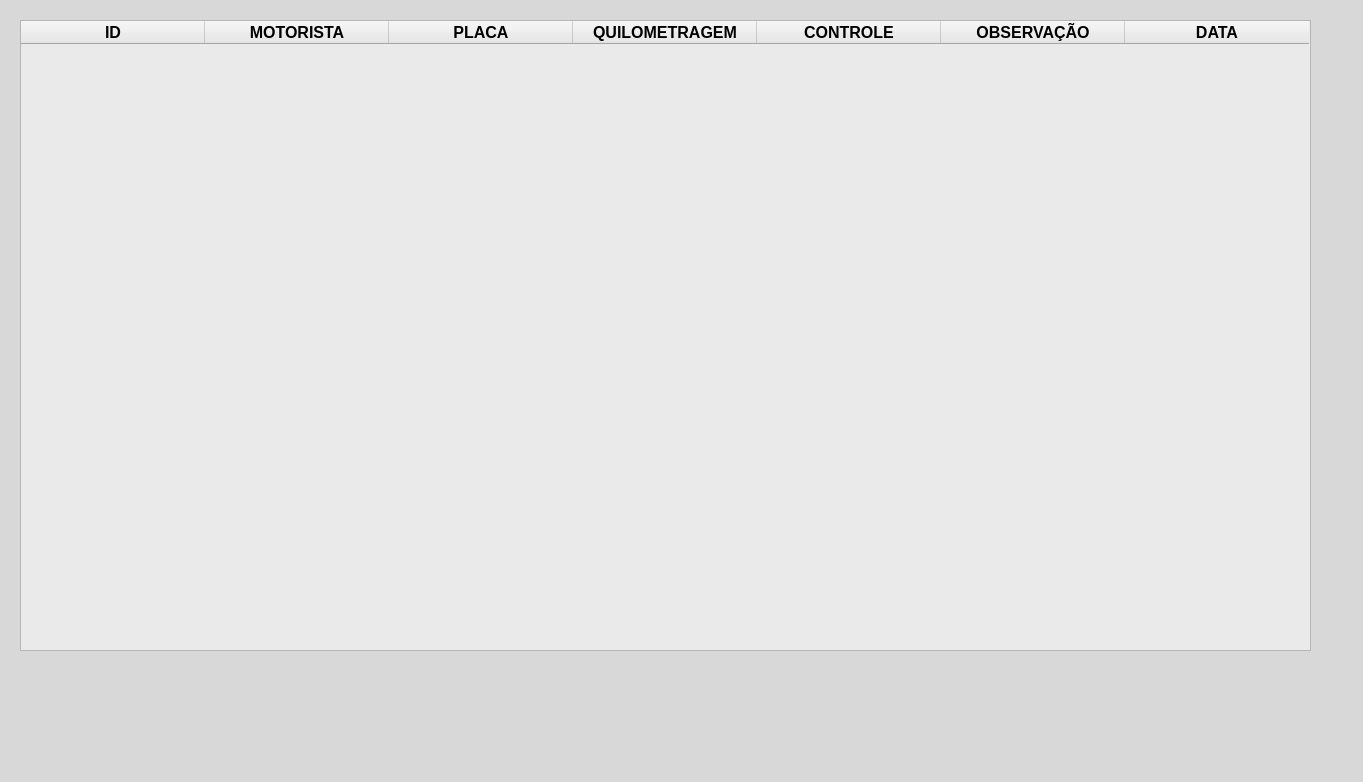
<?xml version="1.0" encoding="UTF-8"?>
<ui version="4.0">
 <class>MainWindow</class>
 <widget class="QMainWindow" name="MainWindow">
  <property name="geometry">
   <rect>
    <x>0</x>
    <y>0</y>
    <width>1363</width>
    <height>782</height>
   </rect>
  </property>
  <property name="windowTitle">
   <string>MainWindow</string>
  </property>
  <property name="styleSheet">
   <string notr="true">background-color: qlineargradient(spread:pad, x1:0, y1:0, x2:1, y2:0, stop:0 rgba(99, 94, 79, 255), stop:1 rgba(255, 255, 255, 255));
background-color: rgb(216, 216, 216);</string>
  </property>
  <widget class="QWidget" name="centralwidget">
   <widget class="QTableWidget" name="tableWidget">
    <property name="geometry">
     <rect>
      <x>20</x>
      <y>20</y>
      <width>1291</width>
      <height>631</height>
     </rect>
    </property>
    <property name="minimumSize">
     <size>
      <width>1291</width>
      <height>631</height>
     </size>
    </property>
    <property name="font">
     <font>
      <pointsize>10</pointsize>
      <weight>50</weight>
      <bold>false</bold>
     </font>
    </property>
    <property name="layoutDirection">
     <enum>Qt::LeftToRight</enum>
    </property>
    <property name="styleSheet">
     <string notr="true">background-color: rgb(234, 234, 234);</string>
    </property>
    <property name="showGrid">
     <bool>false</bool>
    </property>
    <attribute name="horizontalHeaderVisible">
     <bool>true</bool>
    </attribute>
    <attribute name="horizontalHeaderCascadingSectionResizes">
     <bool>true</bool>
    </attribute>
    <attribute name="horizontalHeaderDefaultSectionSize">
     <number>184</number>
    </attribute>
    <attribute name="horizontalHeaderMinimumSectionSize">
     <number>27</number>
    </attribute>
    <attribute name="verticalHeaderVisible">
     <bool>false</bool>
    </attribute>
    <attribute name="verticalHeaderMinimumSectionSize">
     <number>19</number>
    </attribute>
    <column>
     <property name="text">
      <string>ID</string>
     </property>
     <property name="font">
      <font>
       <pointsize>12</pointsize>
       <weight>75</weight>
       <bold>true</bold>
      </font>
     </property>
     <property name="textAlignment">
      <set>AlignCenter</set>
     </property>
    </column>
    <column>
     <property name="text">
      <string>MOTORISTA</string>
     </property>
     <property name="font">
      <font>
       <pointsize>12</pointsize>
       <weight>75</weight>
       <bold>true</bold>
      </font>
     </property>
     <property name="textAlignment">
      <set>AlignCenter</set>
     </property>
    </column>
    <column>
     <property name="text">
      <string>PLACA</string>
     </property>
     <property name="font">
      <font>
       <pointsize>12</pointsize>
       <weight>75</weight>
       <bold>true</bold>
      </font>
     </property>
     <property name="textAlignment">
      <set>AlignCenter</set>
     </property>
    </column>
    <column>
     <property name="text">
      <string>QUILOMETRAGEM</string>
     </property>
     <property name="font">
      <font>
       <pointsize>12</pointsize>
       <weight>75</weight>
       <bold>true</bold>
      </font>
     </property>
     <property name="textAlignment">
      <set>AlignCenter</set>
     </property>
    </column>
    <column>
     <property name="text">
      <string>CONTROLE</string>
     </property>
     <property name="font">
      <font>
       <pointsize>12</pointsize>
       <weight>75</weight>
       <bold>true</bold>
      </font>
     </property>
     <property name="textAlignment">
      <set>AlignCenter</set>
     </property>
    </column>
    <column>
     <property name="text">
      <string>OBSERVAÇÃO</string>
     </property>
     <property name="font">
      <font>
       <pointsize>12</pointsize>
       <weight>75</weight>
       <bold>true</bold>
      </font>
     </property>
     <property name="textAlignment">
      <set>AlignCenter</set>
     </property>
    </column>
    <column>
     <property name="text">
      <string>DATA</string>
     </property>
     <property name="font">
      <font>
       <pointsize>12</pointsize>
       <weight>75</weight>
       <bold>true</bold>
      </font>
     </property>
     <property name="textAlignment">
      <set>AlignCenter</set>
     </property>
    </column>
   </widget>
  </widget>
  <widget class="QMenuBar" name="menubar">
   <property name="geometry">
    <rect>
     <x>0</x>
     <y>0</y>
     <width>1363</width>
     <height>21</height>
    </rect>
   </property>
  </widget>
  <widget class="QStatusBar" name="statusbar"/>
 </widget>
 <resources/>
 <connections/>
</ui>
